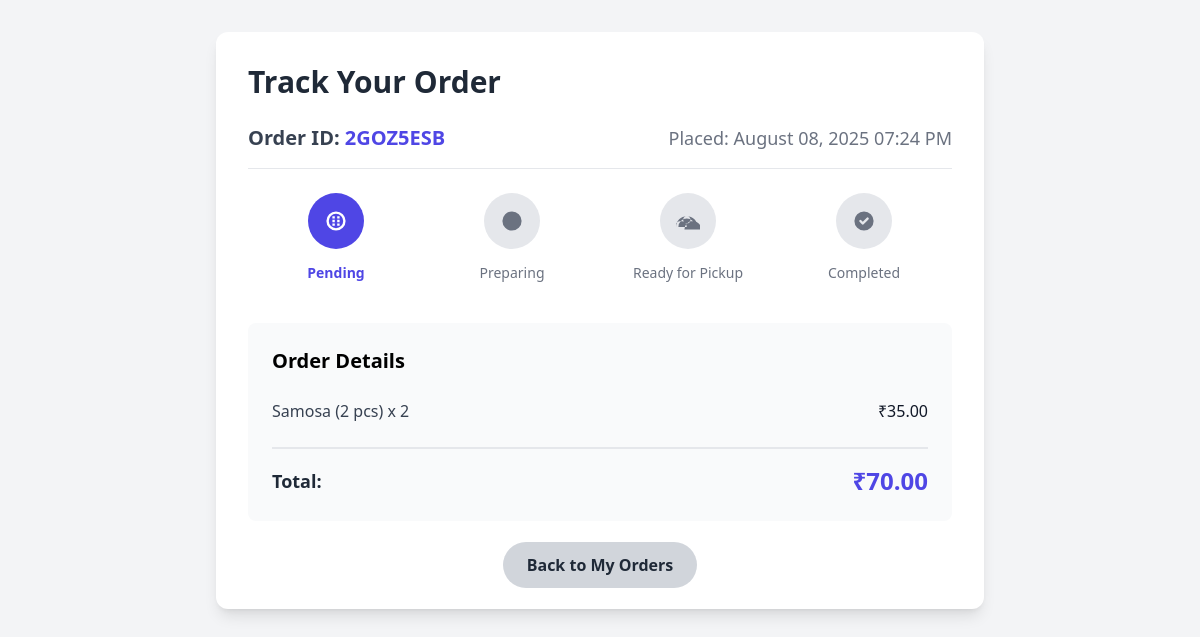
The page /student/order-tracking/1/ (signed in) on the database its author committed.
### canteen_app/models.py (models this page shows, shortened)
class Order(models.Model):
    STATUS_CHOICES = (
        ('pending', 'Pending'),
        ('preparing', 'Preparing'),
        ('ready', 'Ready for Pickup'),
        ('completed', 'Completed'),
        ('cancelled', 'Cancelled'),
    )
    user = models.ForeignKey(User, on_delete=models.CASCADE, related_name='orders')
    order_number = models.CharField(max_length=20, unique=True)
    total_amount = models.DecimalField(max_digits=8, decimal_places=2)
    status = models.CharField(max_length=20, choices=STATUS_CHOICES, default='pending')
    created_at = models.DateTimeField(auto_now_add=True)
    updated_at = models.DateTimeField(auto_now=True)
    pickup_time = models.DateTimeField(null=True, blank=True)

class OrderItem(models.Model):
    order = models.ForeignKey(Order, on_delete=models.CASCADE, related_name='items')
    menu_item = models.ForeignKey(MenuItem, on_delete=models.CASCADE)
    quantity = models.PositiveIntegerField(default=1)
    unit_price = models.DecimalField(max_digits=6, decimal_places=2)

class MenuItem(models.Model):
    CATEGORY_CHOICES = (
        ('snacks', 'Snacks'),
        ('meals', 'Meals'),
        ('beverages', 'Beverages'),
        ('specials', 'Specials'),
    )
    name = models.CharField(max_length=100)
    description = models.TextField()
    category = models.CharField(max_length=20, choices=CATEGORY_CHOICES)
    price = models.DecimalField(max_digits=6, decimal_places=2)
    image = models.ImageField(upload_to='menu_items/', null=True, blank=True)
    is_available = models.BooleanField(default=True)

### canteen_app/views.py (the view)
# urls.py: path('student/order-tracking/<int:order_id>/', views.order_tracking, name='order_tracking'),
@login_required
@user_passes_test(is_student)
def order_tracking(request, order_id):
    order = get_object_or_404(Order.objects.prefetch_related('items__menu_item'), pk=order_id, user=request.user)
    return render(request, 'canteen_app/order_tracking.html', {'order': order})

### canteen_app/views.py (called while the page is built)
def is_student(user):
    return user.is_authenticated and user.role == 'student'

### canteen_app/templates/canteen_app/order_tracking.html (shortened to what this page needs)
{% extends 'canteen_app/base.html' %}  {% block content %}
<div class="min-h-screen bg-gray-100 p-8">
  <div class="max-w-3xl mx-auto bg-white rounded-xl shadow-lg p-8">
    <h2 class="text-3xl font-bold text-gray-800 mb-6">Track Your Order</h2>
    <div class="flex justify-between items-center border-b pb-4 mb-6">
      <h3 class="text-xl font-semibold text-gray-700">
        Order ID: <span class="text-indigo-600">{{ order.order_number }}</span>
      </h3>
      <span class="text-lg font-medium text-gray-500"
        >Placed: {{ order.created_at|date:"F d, Y h:i A" }}</span
      >
    </div>
    <div class="relative mb-8">
      <div class="flex justify-between items-center mb-4">
        <div class="flex-1 text-center">
          <span
            class="inline-block p-4 rounded-full {% if order.status == 'pending' %}bg-indigo-600 text-white{% else %}bg-gray-200 text-gray-500{% endif %}"
          >
            <svg class="w-6 h-6" fill="currentColor" viewBox="0 0 20 20">
              <path
                d="M10 2a8 8 0 100 16A8 8 0 0010 2zm0 14a6 6 0 110-12 6 6 0 010 12zM9 9H7v2h2v-2zm0 3H7v2h2v-2zm0-6H7v2h2V6zM13 9h-2v2h2v-2zm0 3h-2v2h2v-2zm0-6h-2v2h2V6z"
              ></path>
            </svg>
          </span>
          <p
            class="mt-2 text-sm {% if order.status == 'pending' %}font-bold text-indigo-600{% else %}text-gray-500{% endif %}"
          >
            Pending
          </p>
        </div>
        <div class="flex-1 text-center">
          <span
            class="inline-block p-4 rounded-full {% if order.status == 'preparing' %}bg-indigo-600 text-white{% else %}bg-gray-200 text-gray-500{% endif %}"
          >
            <svg class="w-6 h-6" fill="currentColor" viewBox="0 0 20 20">
              <path
                d="M10 18a8 8 0 100-16 8 8 0 000 16zm1-11a1 1 0 10-2 0v4a1 1 0 001 1h2a1 1 0 100-2h-1V7z"
              ></path>
            </svg>
          </span>
          <p
            class="mt-2 text-sm {% if order.status == 'preparing' %}font-bold text-indigo-600{% else %}text-gray-500{% endif %}"
          >
            Preparing
          </p>
        </div>
        <div class="flex-1 text-center">
          <span
            class="inline-block p-4 rounded-full {% if order.status == 'ready' %}bg-indigo-600 text-white{% else %}bg-gray-200 text-gray-500{% endif %}"
          >
            <svg class="w-6 h-6" fill="currentColor" viewBox="0 0 20 20">
              <path
                d="M9 12a3 3 0 100-6 3 3 0 000 6zm-2 5a7 7 0 1114 0H7zm2-2a5 5 0 00-10 0H0a9 9 0 0118 0h-2a7 7 0 00-14 0z"
              ></path>
            </svg>
          </span>
          <p
            class="mt-2 text-sm {% if order.status == 'ready' %}font-bold text-indigo-600{% else %}text-gray-500{% endif %}"
          >
            Ready for Pickup
          </p>
        </div>
        <div class="flex-1 text-center">
          <span
            class="inline-block p-4 rounded-full {% if order.status == 'completed' %}bg-green-600 text-white{% else %}bg-gray-200 text-gray-500{% endif %}"
          >
            <svg class="w-6 h-6" fill="currentColor" viewBox="0 0 20 20">
              <path
                fill-rule="evenodd"
                d="M10 18a8 8 0 100-16 8 8 0 000 16zm3.707-9.293a1 1 0 00-1.414-1.414L9 10.586 7.707 9.293a1 1 0 00-1.414 1.414l2 2a1 1 0 001.414 0l4-4z"
                clip-rule="evenodd"
              ></path>
            </svg>
          </span>
          <p
            class="mt-2 text-sm {% if order.status == 'completed' %}font-bold text-green-600{% else %}text-gray-500{% endif %}"
          >
            Completed
          </p>
        </div>
      </div>
      <div class="absolute inset-x-0 top-1/4 h-1 bg-gray-200 -z-10">
      </div>
    </div>
    <div class="mt-10 p-6 bg-gray-50 rounded-lg">
      <h4 class="text-xl font-bold mb-4">Order Details</h4>
      <ul class="divide-y divide-gray-200">
        {% for item in order.items.all %}
        <li class="flex justify-between py-2">
          <span class="text-gray-700"
            >{{ item.menu_item.name }} x {{ item.quantity }}</span
          >
          <span class="font-medium text-gray-900"
            >₹{{ item.unit_price|floatformat:2 }}</span
          >
        </li>
        {% endfor %}
      </ul>
      <div
        class="flex justify-between items-center pt-4 border-t-2 border-gray-200 mt-4"
      >
        <span class="text-lg font-bold text-gray-800">Total:</span>
        <span class="text-2xl font-bold text-indigo-600"
          >₹{{ order.total_amount|floatformat:2 }}</span
        >
      </div>
    </div>
    <div class="mt-8 text-center">
      <a
        href="{% url 'student_orders' %}"
        class="px-6 py-3 bg-gray-300 text-gray-800 rounded-full font-semibold hover:bg-gray-400 transition"
        >Back to My Orders</a
      >
    </div>
  </div>
</div>
{% endblock %}

### canteen_app/templates/canteen_app/base.html (style rules this page uses)
body { font-family: ui-sans-serif, system-ui, -apple-system, BlinkMacSystemFont, "Segoe UI", Roboto, "Helvetica Neue", Arial, "Noto Sans", sans-serif; }

### rows shown on the page
Order: order_number "2GOZ5ESB", created_at "August 08, 2025 07:24 PM", total_amount "70.00"
OrderItem: menu_item.name "Samosa (2 pcs)", quantity "2", unit_price "35.00"
